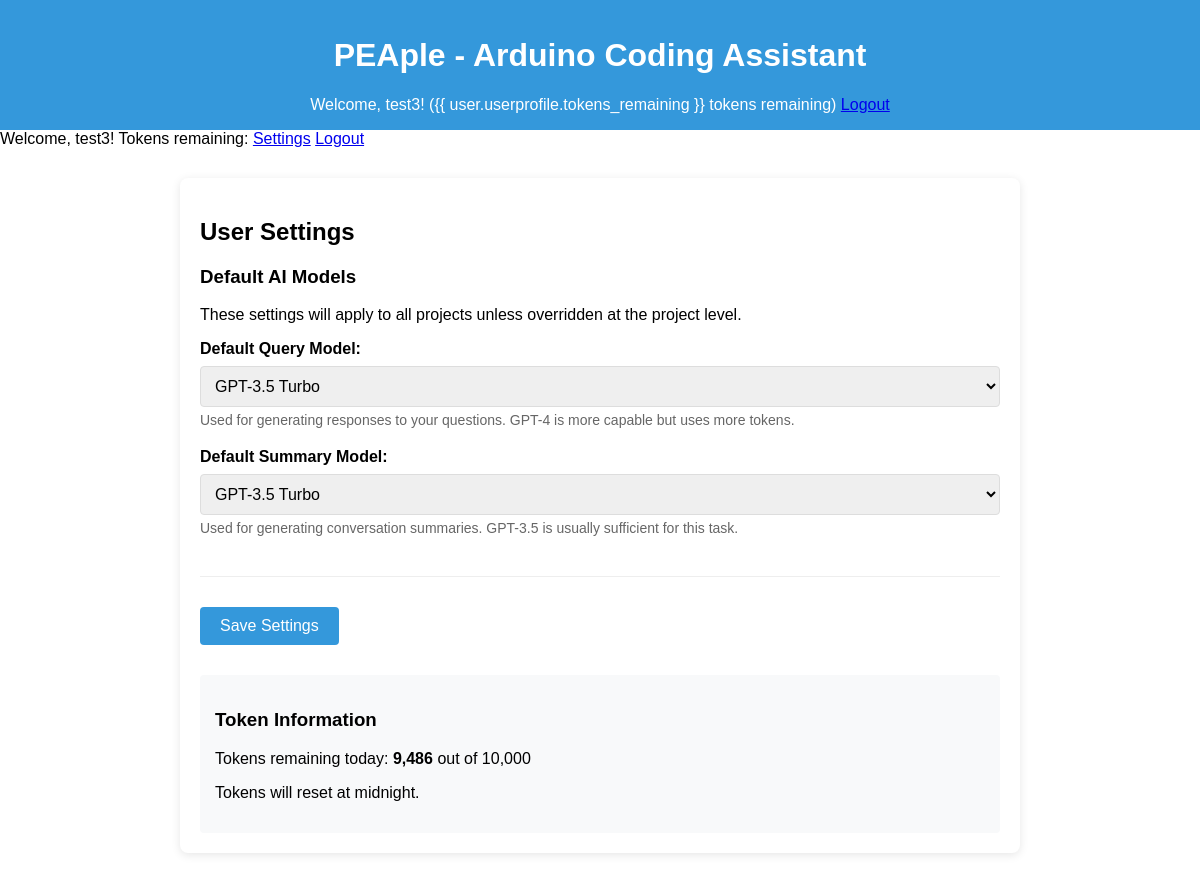
/settings/ (signed in), run on an earlier commit of the app's database.
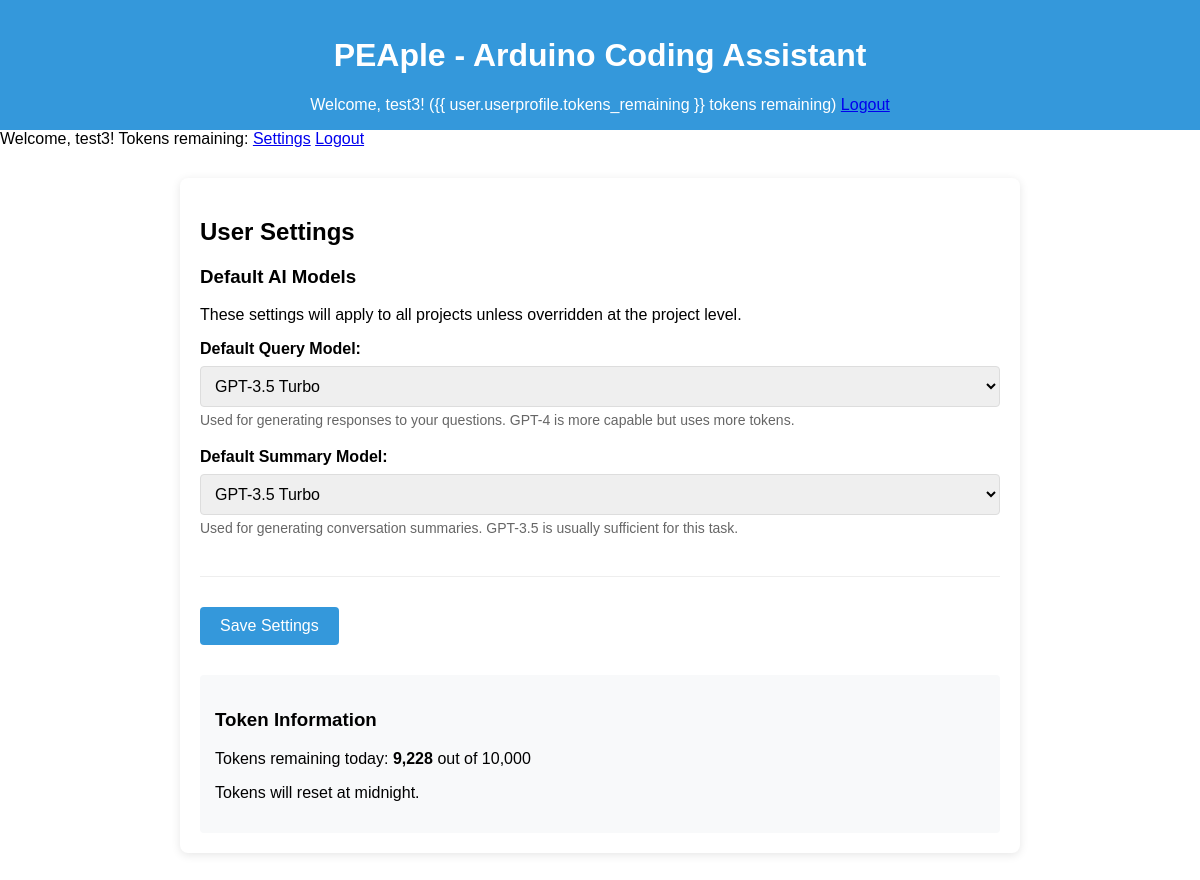
And on a later commit of the database.
### chat/models.py (models this page shows, shortened)
class UserProfile(models.Model):
    user = models.OneToOneField(User, on_delete=models.CASCADE)
    tokens_remaining = models.IntegerField(default=10000)  # 10,000 tokens per day
    last_token_reset = models.DateTimeField(default=timezone.now)
    QUERY_MODEL_CHOICES = [
        ('gpt-3.5-turbo', 'GPT-3.5 Turbo'),
        ('gpt-4', 'GPT-4'),
        ('gpt-4o', 'GPT-4o'),
        ('gpt-4o-mini', 'GPT-4o Mini'),
    ]
    SUMMARY_MODEL_CHOICES = [
        ('gpt-3.5-turbo', 'GPT-3.5 Turbo'),
        ('gpt-4', 'GPT-4'),
        ('gpt-4o', 'GPT-4o'),
        ('gpt-4o-mini', 'GPT-4o Mini'),
    ]
    default_query_model = models.CharField(
        max_length=50,
        choices=QUERY_MODEL_CHOICES,
        default='gpt-3.5-turbo'
    )
    default_summary_model = models.CharField(
        max_length=50,
        choices=SUMMARY_MODEL_CHOICES,
        default='gpt-3.5-turbo'
    )

### chat/views.py (the view)
# urls.py: path('settings/', user_settings, name='user_settings'),
@login_required
def user_settings(request):
    profile = request.user.userprofile
    if request.method == 'POST':
        profile.default_query_model = request.POST.get('default_query_model')
        profile.default_summary_model = request.POST.get('default_summary_model')
        profile.save()
        messages.success(request, 'Settings updated successfully!')
        return redirect('user_settings')
    return render(request, 'chat/settings.html', {
        'profile': profile,
        'query_models': UserProfile.QUERY_MODEL_CHOICES,
        'summary_models': UserProfile.SUMMARY_MODEL_CHOICES,
    })

### chat/templates/chat/settings.html (shortened to what this page needs)
{% extends "chat/base.html" %}
{% load humanize %}
{% block content %}
<div class="settings-container">
    <h2>User Settings</h2>
    <form method="post">
        <div class="setting-group">
            <h3>Default AI Models</h3>
            <p class="setting-description">These settings will apply to all projects unless overridden at the project
                level.</p>
            <div class="form-group">
                <label for="default_query_model">Default Query Model:</label>
                <select id="default_query_model" name="default_query_model">
                    {% for value, display_name in query_models %}
                    <option value="{{ value }}" {% if profile.default_query_model == value %}selected{% endif %}>
                        {{ display_name }}
                    </option>
                    {% endfor %}
                </select>
                <p class="model-info">
                    Used for generating responses to your questions. GPT-4 is more capable but uses more tokens.
                </p>
            </div>
            <div class="form-group">
                <label for="default_summary_model">Default Summary Model:</label>
                <select id="default_summary_model" name="default_summary_model">
                    {% for value, display_name in summary_models %}
                    <option value="{{ value }}" {% if profile.default_summary_model == value %}selected{% endif %}>
                        {{ display_name }}
                    </option>
                    {% endfor %}
                </select>
                <p class="model-info">
                    Used for generating conversation summaries. GPT-3.5 is usually sufficient for this task.
                </p>
            </div>
        </div>
        <div class="form-group">
            <button type="submit" class="save-button">Save Settings</button>
        </div>
    </form>
    <div class="token-info">
        <h3>Token Information</h3>
        <p>Tokens remaining today: <strong>{{ profile.tokens_remaining|intcomma }}</strong> out of 10,000</p>
        <p>Tokens will reset at midnight.</p>
    </div>
</div>
{% endblock %}

What changed in the data, as far as the page shows it:
changed UserProfile "GPT-3.5 Turbo": tokens_remaining "9,486" → "9,228"
